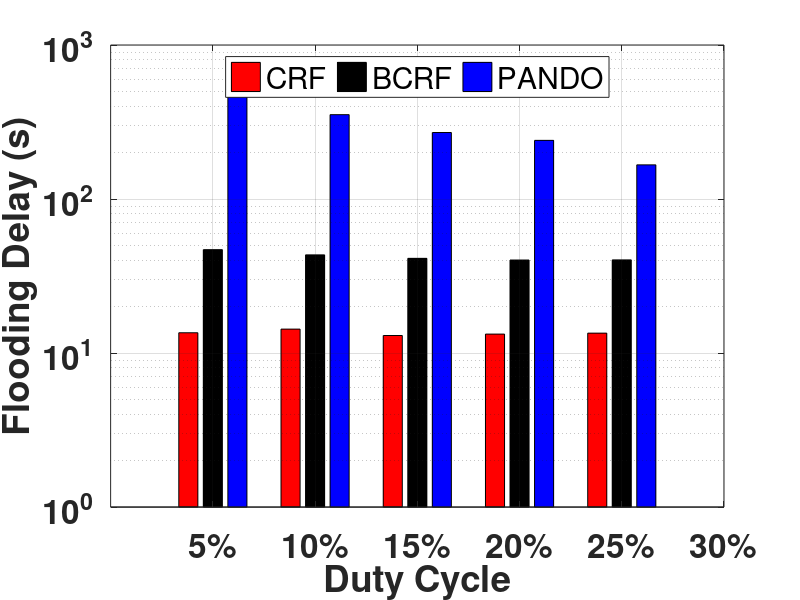

Recreate this plot in MATLAB.
close all;
clear;
clc;

   
   eva1 = cell2mat(struct2cell(load('eva_delay_dutycycle.mat')));
   times_crf = 14.3 / eva1(2,2);
   times_ncrf = 47 / eva1(2,3);
   times_pando = 353 / eva1(2,end);
   diff = [1.8:1.8:1.8+1.8*(size(eva1,1)-1)];
   
   neweva = eva1;
   neweva(:,2) = eva1(:,2)*times_crf;
   neweva(:,3) = eva1(:,3)*times_ncrf-diff';
   neweva(:,4) = eva1(:,4)*times_pando;
   neweva(1,4) = neweva(1,4)-40;
   
   
   
   fig = figure('Position',[0 250 800 350]); 
   h = bar(neweva(1:end-1,1)',neweva(1:end-1,2:4));
   set(h(1),'FaceColor','red');
   set(h(2),'FaceColor','black');
   set(h(3),'FaceColor','blue');
   
   ylabel('Flooding Delay (s)');
   xlabel('Duty Cycle');

   xticks([0.05 0.10 0.15 0.20 0.25 0.30 0.35 0.40 0.45]);
   xticklabels({'5%','10%','15%','20%','25%','30%','35%','40%', '45%'});
   
   legend('CRF','BCRF', 'PANDO', 'Location','north','Orientation','horizontal');
   set(gca,'FontSize',24,'FontWeight', 'bold');
   set(gca, 'YScale', 'log');
   grid on;
%     print -deps FDDutyCycle
   saveas(gca, 'FDDutyCycle.eps','epsc');
